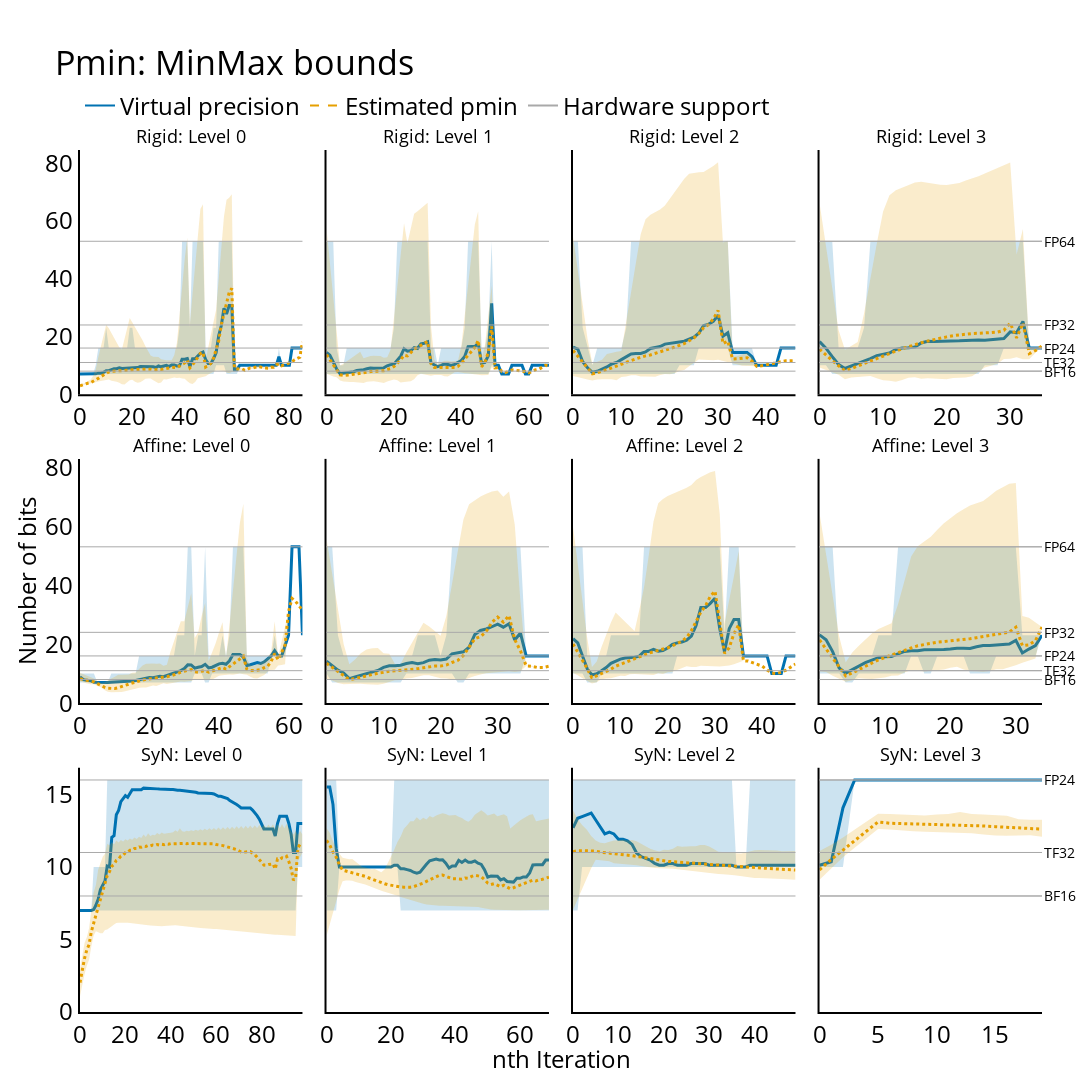
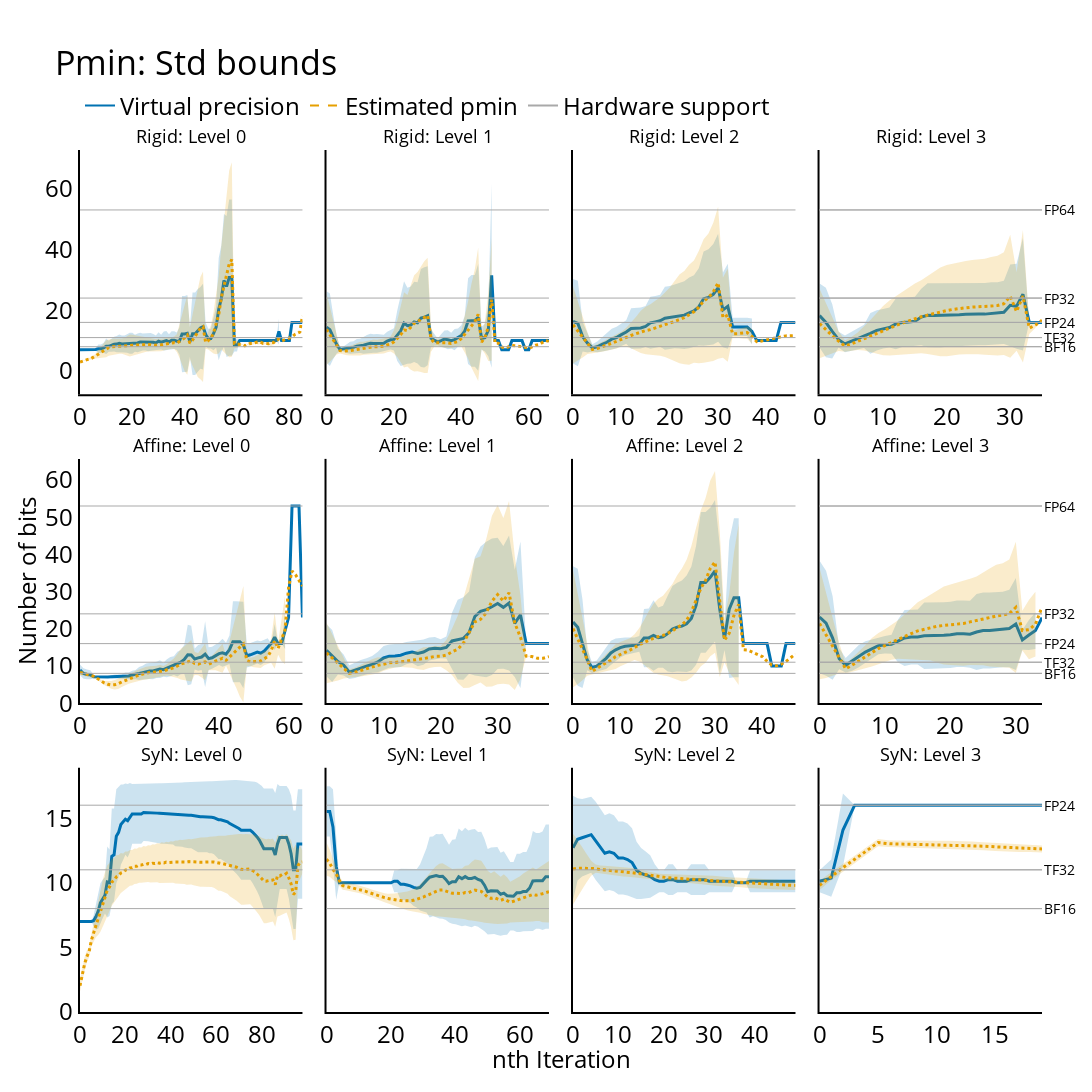

Notebook source saved alongside these figures, in order:
### Code cell
plot_data = all_df[all_df["exp_id"] == EXPERIMENTS.AMP.value]
plot_pmin(
    plot_data,
    trace_fn=trace_minmax,
    title="Pmin: MinMax bounds",
    out_file=FIG_DIR / "pmin_minmax_bounds.png",
)
plot_pmin(
    plot_data,
    trace_fn=trace_std,
    title="Pmin: Std bounds",
    out_file=FIG_DIR / "pmin_std_bounds.png",
)
